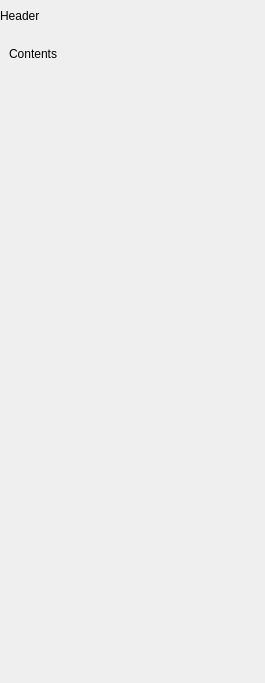
<?xml version="1.0" encoding="UTF-8"?>
<ui version="4.0">
 <class>HeaderInsp</class>
 <widget class="QFrame" name="HeaderInsp">
  <property name="geometry">
   <rect>
    <x>0</x>
    <y>0</y>
    <width>265</width>
    <height>683</height>
   </rect>
  </property>
  <property name="windowTitle">
   <string>Frame</string>
  </property>
  <layout class="QVBoxLayout" name="verticalLayout">
   <property name="leftMargin">
    <number>0</number>
   </property>
   <property name="topMargin">
    <number>9</number>
   </property>
   <property name="rightMargin">
    <number>0</number>
   </property>
   <property name="bottomMargin">
    <number>9</number>
   </property>
   <item>
    <widget class="QLabel" name="nameField">
     <property name="sizePolicy">
      <sizepolicy hsizetype="Preferred" vsizetype="Maximum">
       <horstretch>0</horstretch>
       <verstretch>0</verstretch>
      </sizepolicy>
     </property>
     <property name="text">
      <string>Header</string>
     </property>
    </widget>
   </item>
   <item>
    <widget class="QFrame" name="content">
     <property name="styleSheet">
      <string notr="true">QFrame[objectName $= &quot;frame&quot; ]{

	background-color: rgba(255, 255, 255, 20);
}

QLabel{

	background-color: rgba(255, 255, 255, 0);
}
</string>
     </property>
     <property name="frameShape">
      <enum>QFrame::NoFrame</enum>
     </property>
     <property name="frameShadow">
      <enum>QFrame::Plain</enum>
     </property>
     <layout class="QVBoxLayout" name="verticalLayout_2">
      <property name="leftMargin">
       <number>0</number>
      </property>
      <property name="rightMargin">
       <number>0</number>
      </property>
      <item>
       <widget class="QFrame" name="header_frame">
        <property name="sizePolicy">
         <sizepolicy hsizetype="Preferred" vsizetype="Maximum">
          <horstretch>0</horstretch>
          <verstretch>0</verstretch>
         </sizepolicy>
        </property>
        <property name="frameShape">
         <enum>QFrame::NoFrame</enum>
        </property>
        <property name="frameShadow">
         <enum>QFrame::Plain</enum>
        </property>
        <layout class="QVBoxLayout" name="verticalLayout_3">
         <item>
          <widget class="QLabel" name="label_2">
           <property name="text">
            <string>Contents</string>
           </property>
          </widget>
         </item>
        </layout>
       </widget>
      </item>
      <item>
       <spacer name="verticalSpacer">
        <property name="orientation">
         <enum>Qt::Vertical</enum>
        </property>
        <property name="sizeHint" stdset="0">
         <size>
          <width>20</width>
          <height>40</height>
         </size>
        </property>
       </spacer>
      </item>
     </layout>
    </widget>
   </item>
  </layout>
 </widget>
 <resources/>
 <connections/>
</ui>
